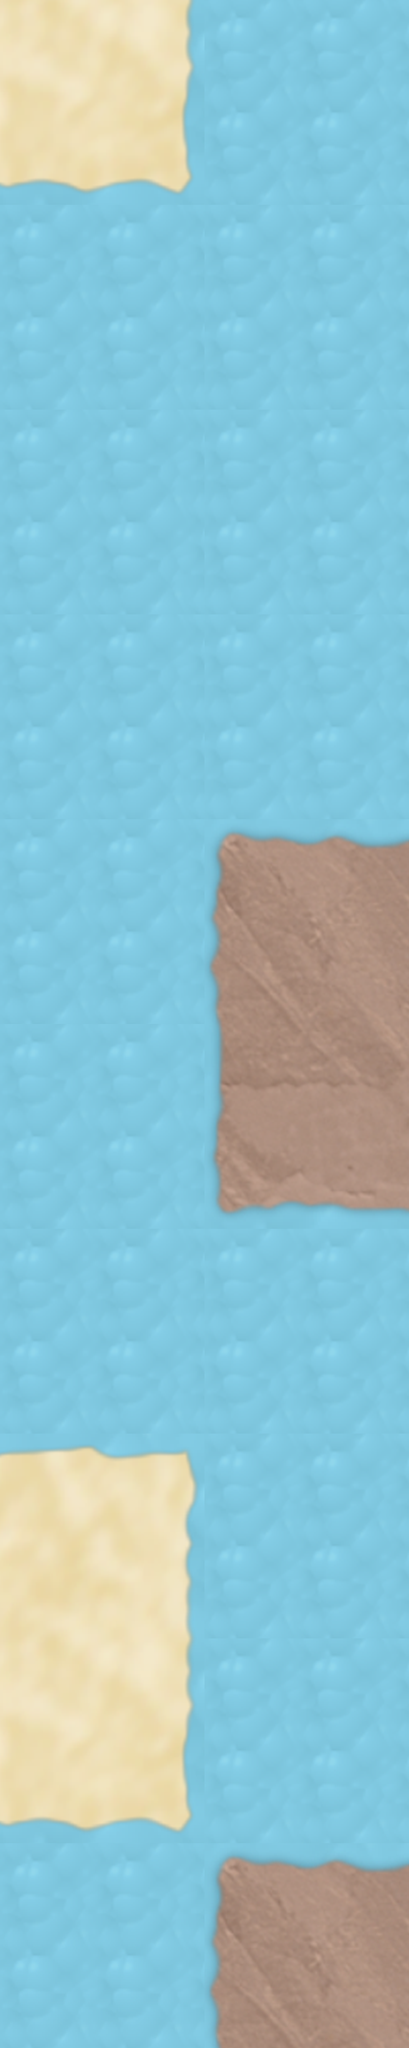

This game map was drawn from its Tiled (.tmx) file and the tilesets committed beside it. A one-line description and the trimmed map source follow:
An orthogonal 2x10 tile map with 640x640 px tiles, 1 tile layer (Tile Layer 1).

<map version="1.0" orientation="orthogonal" width="2" height="10" tilewidth="640" tileheight="640">
 <tileset firstgid="1" name="tileset" tilewidth="640" tileheight="640">
  <image source="tileset.png" width="3840" height="3840" />
  <terraintypes>
   <terrain name="Sand" tile="-1" />
   <terrain name="Water" tile="-1" />
   <terrain name="Dirt" tile="-1" />
   <terrain name="Grass" tile="-1" />
  </terraintypes>
  <tile id="0" terrain="1,1,1,0" />
  <tile id="1" terrain="1,1,0,1" />
  <tile id="4" terrain="0,0,0,3" />
  <tile id="5" terrain="0,0,3,0" />
  <tile id="6" terrain="1,0,1,1" />
  <tile id="7" terrain="0,1,1,1" />
  <tile id="9" terrain="0,0,0,0" />
  <tile id="10" terrain="0,3,0,0" />
  <tile id="11" terrain="3,0,0,0" />
  <tile id="14" terrain="1,1,1,2" />
  <tile id="15" terrain="1,1,2,1" />
  <tile id="16" terrain="1,1,1,1" />
  <tile id="20" terrain="1,2,1,1" />
  <tile id="21" terrain="2,1,1,1" />
 </tileset>
 <layer name="Tile Layer 1" width="2" height="10">
  <data>[20 cells, 20 non-empty, 5 distinct tile ids]</data>
 </layer>
</map>
